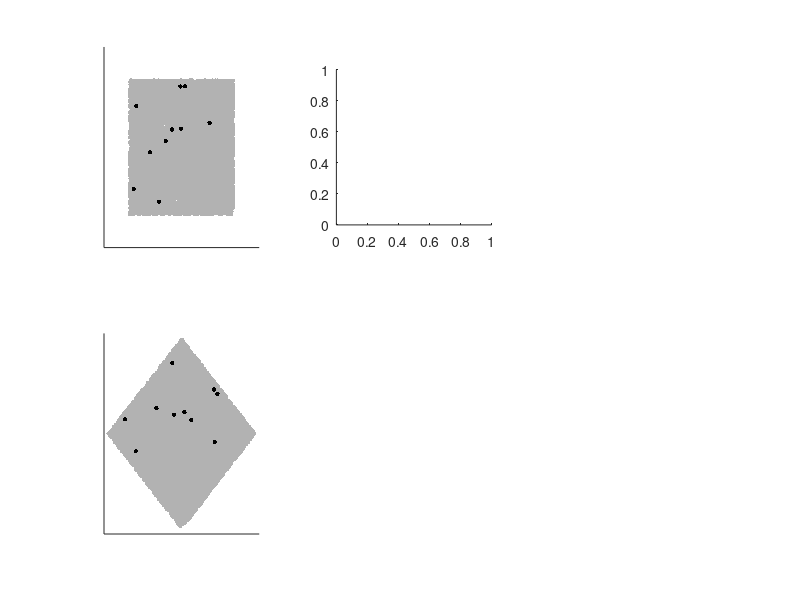

Write the MATLAB code that produced this figure. (Note: this script raises an error after producing the figure.)
% simple script to understand Modulation index from Audette et al. 2022

% settings 
N       = 10000;    % no. of random number pairs to generate 
theta   = -45;      % angle w.r.t. origin at which modulation is zero - unity line
plot_   = 1;
dot_sz  = 10;

if plot_
    figure; 
end

% generate a two column list of random numbers in the range 0 to 1
XY_pairs    = rand(N,2);
% rescale the list to go from -1 to 1
XY_pairs    = (XY_pairs - 0.5)/0.5;
if plot_
    subplot(2,3,1);
    axis square;
    scatter(XY_pairs(:,1),XY_pairs(:,2),dot_sz,[0.7 0.7 0.7],'filled');
    % highlight a few entries
    chosen_points = floor(rand(10,1)*N);
    hold on
    scatter(XY_pairs(chosen_points,1),XY_pairs(chosen_points,2),dot_sz,'k','filled');
    set(gca,'XLim',[-1.5 1.5], 'YLim',[-1.5 1.5]);
    set(gca,'XTick', [], 'YTick', []);
end

% rotate each data point to recenter on the unity line
R           = [cosd(theta) -sind(theta); sind(theta) cosd(theta)]; 
XY_rot      = (R*XY_pairs.').';
if plot_
    subplot(2,3,4);
    axis square;
    scatter(XY_rot(:,1),XY_rot(:,2),dot_sz,[0.7 0.7 0.7],'filled');
    % highlight the same entries
    % chosen_points = floor(rand(10,1)*N);
    hold on
    scatter(XY_rot(chosen_points,1),XY_rot(chosen_points,2),dot_sz,'k','filled');
    set(gca,'XLim',[-1.5 1.5], 'YLim',[-1.5 1.5]);
    set(gca,'XTick', [], 'YTick', []);
end

% calucalate the ratio (slope) for each XY pair in the rotated space
Slopes      = atand(XY_pairs(:,2)./XY_pairs(:,1));
Slopes_rot  = atand(XY_rot(:,2)./XY_rot(:,1));

if plot_
    subplot(2,3,2);
    axis square;
    colormap(brewermap([10],'RdBu'));
    scatter(XY_pairs(:,1),XY_pairs(:,2),dot_sz,Slopes,'filled');
    hold on
    scatter(XY_pairs(chosen_points,1),XY_pairs(chosen_points,2),dot_sz+5,'k','filled');
    colorbar;
    set(gca,'XTick', [], 'YTick', []);
    
    subplot(2,3,5);
    axis square;
    colormap(brewermap([10],'RdBu'));
    scatter(XY_pairs(:,1),XY_pairs(:,2),dot_sz,Slopes_rot,'filled');
    hold on
    scatter(XY_pairs(chosen_points,1),XY_pairs(chosen_points,2),dot_sz+5,'k','filled');
    colorbar;
    set(gca,'XTick', [], 'YTick', []);
end

% need to normalize the slopes by the sign of the 'X' data point to avoid
% discontinuities
Slopes      = Slopes.* (abs(XY_pairs(:,1))./XY_pairs(:,1)) / 45;
Slopes_rot  = Slopes_rot.* (abs(XY_rot(:,1))./XY_rot(:,1)) / 45;
if plot_
    subplot(2,3,3);
    axis square;
    colormap(brewermap([10],'RdBu'));
    scatter(XY_pairs(:,1),XY_pairs(:,2),dot_sz,Slopes,'filled');
    hold on
    scatter(XY_pairs(chosen_points,1),XY_pairs(chosen_points,2),dot_sz+5,'k','filled');
    colorbar;
    set(gca,'XTick', [], 'YTick', []);
    
    subplot(2,3,6);
    axis square;
    colormap(brewermap([10],'RdBu'));
    scatter(XY_pairs(:,1),XY_pairs(:,2),dot_sz,Slopes_rot,'filled');
    hold on
    scatter(XY_pairs(chosen_points,1),XY_pairs(chosen_points,2),dot_sz+5,'k','filled');
    colorbar;
    set(gca,'XTick', [], 'YTick', []);
end

